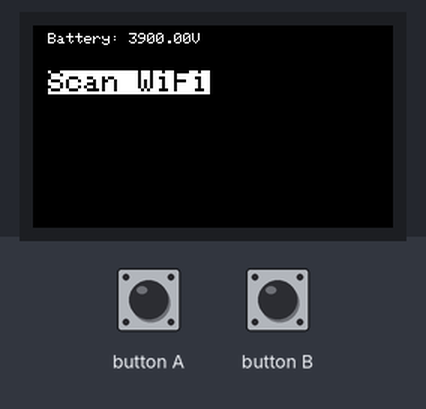
Recording of a sketch running on a simulated ESP32. On the bench: 240×135 colour display. The inputs (shaded band) are chosen by the test bench.

Above: at 1.3 s.
1.4 s: button A pressed for 0.15 s
At 2.3 s:
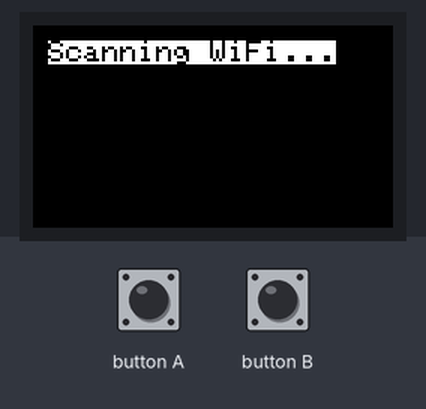
4.5 s: button B pressed for 0.15 s
At 5.7 s:
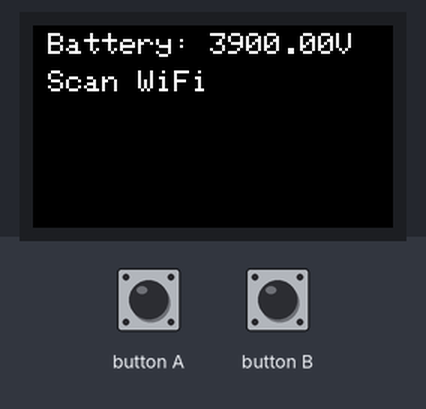
6.1 s: button A pressed for 1 s
At 7.1 s:
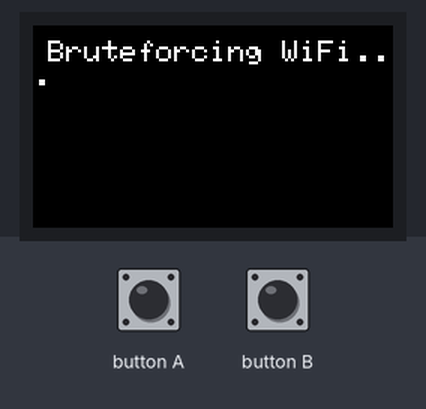
9.6 s: button A pressed for 3.2 s
Timing chart, 0 to 12.6 s (numbered marks = the images above; inputs shaded):
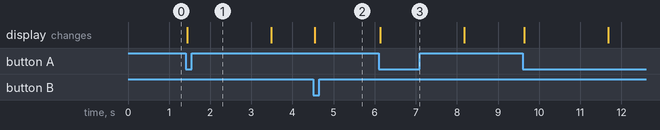

Measured:
- after the input at 1.4 s, the display: changes at once (image 1)
- after the input at 4.5 s, the display: changes at once (image 2)
- after the input at 6.1 s, the display: changes at once (image 3)

The sketch:

main.ino
```cpp
#include <M5StickCPlus2.h>
#include <WiFi.h>
#include <SD.h>

// Глобальні змінні
String ssid;
String passwords[] = {"12345678", "password", "admin123"};
int menuIndex = 0;
int menuMaxIndex = 4;  // Кількість елементів в меню (від 0 до 4)
int menuOffset = 0;    // Зміщення меню, щоб можна було прокручувати вліво/вправо
bool needRedraw = true;

// Відображення відсотка заряду
void displayBatteryPercentage() {
    float voltage = M5.Power.getBatteryVoltage();
    M5.Lcd.setCursor(10, 5);
    M5.Lcd.setTextColor(TFT_WHITE, TFT_BLACK);
    M5.Lcd.print("Battery: ");
    M5.Lcd.print(voltage);
    M5.Lcd.print("V");
}

// Відображення меню з прокручуванням вліво/вправо
void showMenu() {
    if (!needRedraw) return;
    needRedraw = false;

    M5.Lcd.fillScreen(TFT_BLACK);
    displayBatteryPercentage();
    M5.Lcd.setTextSize(2);

    String menuItems[] = {"Scan WiFi", "Bruteforce WiFi", "Settings", "Run Scripts", "Packet Sniffer"};

    // Відображаємо меню, прокручуючи вліво/вправо
    for (int i = menuOffset; i < menuOffset + 1; i++) {  // Ось тут тільки одне меню відображається на екрані
        M5.Lcd.setCursor(10, 30);
        if (i == menuIndex) {
            M5.Lcd.setTextColor(TFT_BLACK, TFT_WHITE);
        } else {
            M5.Lcd.setTextColor(TFT_WHITE, TFT_BLACK);
        }
        M5.Lcd.print(menuItems[i]);
    }
}

// Функція сканування WiFi
void scanWifi() {
    M5.Lcd.fillScreen(TFT_BLACK);
    M5.Lcd.setCursor(10, 10);
    M5.Lcd.print("Scanning WiFi...");
    delay(2000);
}

// Функція для брутфорсу WiFi
void bruteforceWifi() {
    M5.Lcd.fillScreen(TFT_BLACK);
    M5.Lcd.setCursor(10, 10);
    M5.Lcd.print("Bruteforcing WiFi...");
    delay(2000);
}

// Функція налаштувань
void settings() {
    M5.Lcd.fillScreen(TFT_BLACK);
    M5.Lcd.setCursor(10, 10);
    M5.Lcd.print("Settings...");
    delay(2000);
}

// Виконання скриптів
void runScripts() {
    M5.Lcd.fillScreen(TFT_BLACK);
    M5.Lcd.setCursor(10, 10);
    M5.Lcd.print("Running Scripts...");
    delay(2000);
}

// Функція перехоплення пакетів
void packetSniffer() {
    M5.Lcd.fillScreen(TFT_BLACK);
    M5.Lcd.setCursor(10, 10);
    M5.Lcd.print("Sniffing Packets...");
    delay(2000);
}

// Функція обробки кнопок
void handleButtons() {
    if (M5.BtnA.wasPressed()) {  // Вибір і виконання обраної функції
        switch (menuIndex) {
            case 0: scanWifi(); break;
            case 1: bruteforceWifi(); break;
            case 2: settings(); break;
            case 3: runScripts(); break;
            case 4: packetSniffer(); break;
        }
        needRedraw = true;
    }

    if (M5.BtnB.wasPressed()) {  // Прокрутка меню вправо
        if (menuIndex < menuMaxIndex) {
            menuIndex++;
        }
        needRedraw = true;
    }

    if (M5.BtnC.wasPressed()) {  // Прокрутка меню вліво
        if (menuIndex > 0) {
            menuIndex--;
        }
        needRedraw = true;
    }
}

void setup() {
    M5.begin();
    M5.Lcd.setRotation(3);
    showMenu();
}

void loop() {
    M5.update();
    handleButtons();
    showMenu();
}
```
